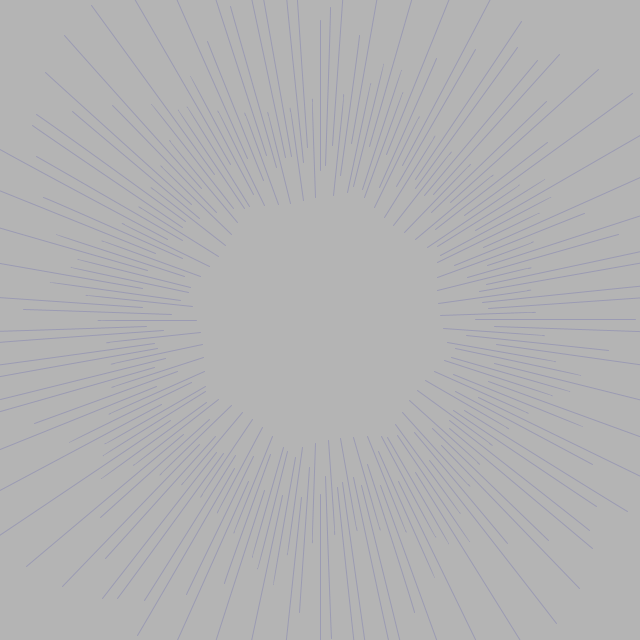
Frame 1 (no input)
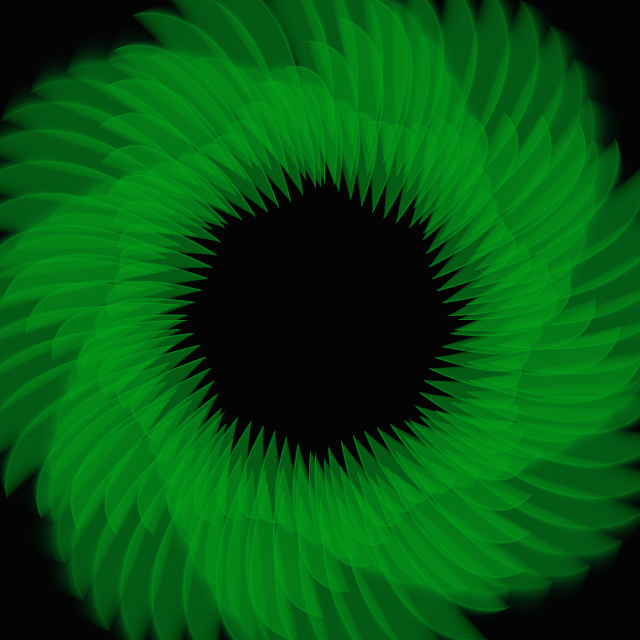
Frame 60 (the mouse pressed at the canvas centre just before this capture)
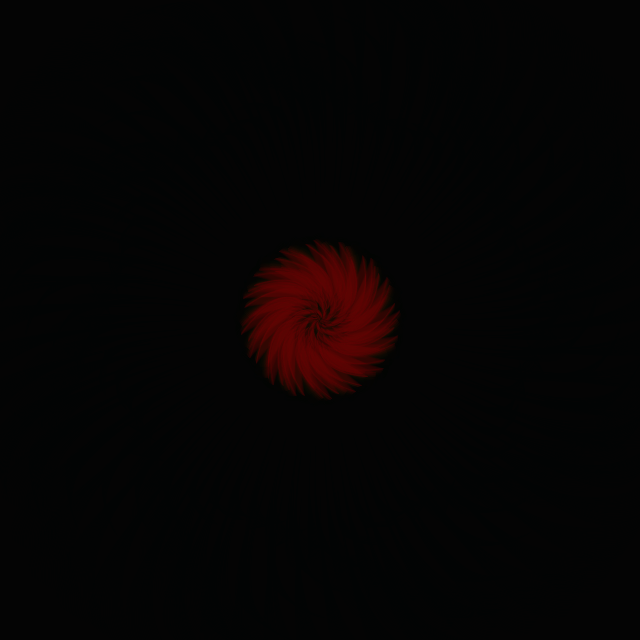
Frame 120 (the mouse held since frame 60 and released just before this capture)

The Processing sketch that drew these frames (run headless with seeded random() and noise(); from frame 60 on, the mouse is pressed at the canvas centre):

// Processing sketch: processing_159891
// ── processing_159891.pde

float num, pathR, pathG, pathB;

void setup(){
  size(640, 640);
}

void draw(){
  fill(0, 30);
  rect(-1, -1, width+1, height+1);
  
  float maxX = map(mouseX, 0, width, -150, 150);
  float maxY = map(mouseY, 0, height, -150, 150);
  
  translate(width/2, height/2);
  for(int i = 0; i < 360; i+=2){
    float angle = sin(i+num);
    float x = sin(radians(i)) * (maxX + angle*30);
    float y = cos(radians(i)) * (maxX + angle*30);
    
    float x2 = sin(radians(i+num*50)) * (maxY + angle*60);
    float y2 = cos(radians(i+num*50)) * (maxY + angle*60);
    
    pathR = 50+angle+125*sin(PI+num*3);
    pathG = 50+angle+125*sin(TWO_PI+num*3);
    pathB = 50+angle+125*sin(HALF_PI+num*3);
    
    stroke(pathR, pathG, pathB, 50);
    fill(pathR, pathG, pathB, 30);

    
    bezier(x, y, x+x, y+y, x+x2, y+y2, x+x2, y+y2);
  }
  num += 0.01;
}
